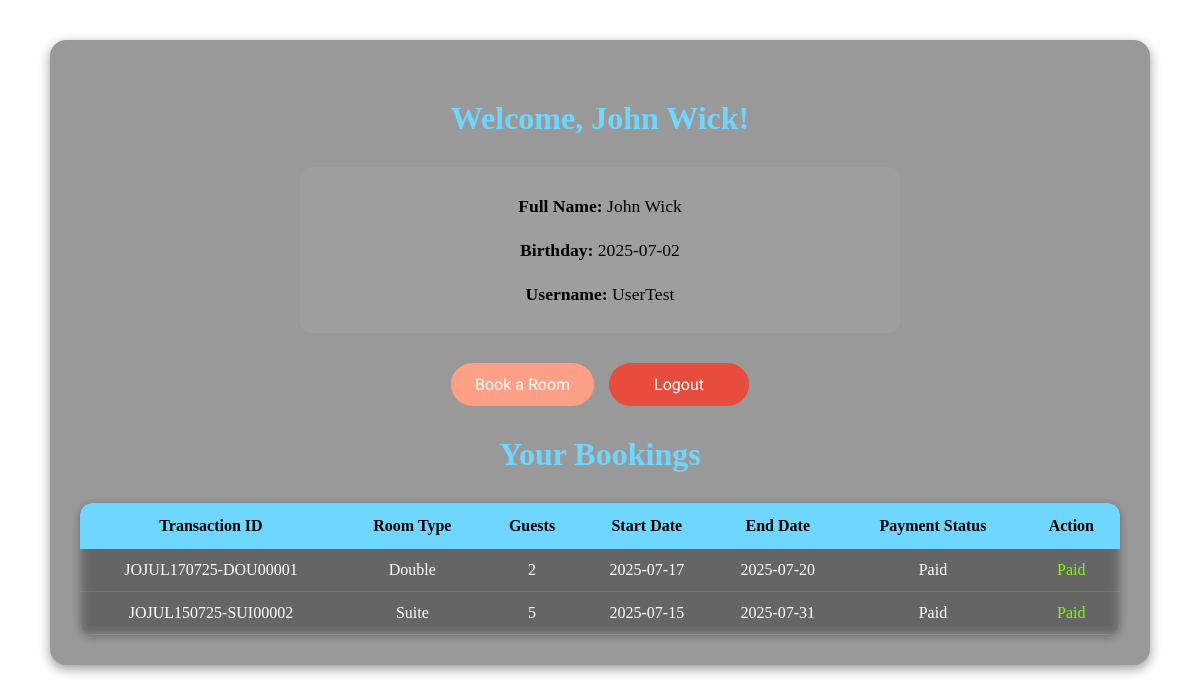
The page /MidTerm/hotel/user.php (signed in) on the database its author committed.
### tables this page shows
CREATE TABLE `usercred` (
  `userID` int(11) NOT NULL,
  `firstname` varchar(50) NOT NULL,
  `lastname` varchar(50) NOT NULL,
  `username` varchar(50) NOT NULL,
  `password` varchar(255) NOT NULL,
  `birthday` date NOT NULL
);

CREATE TABLE `bookcred` (
  `transactionID` varchar(50) NOT NULL,
  `userID` int(11) NOT NULL,
  `roomtype` varchar(50) NOT NULL,
  `guests` int(11) NOT NULL,
  `resdatestart` date NOT NULL,
  `resdateend` date NOT NULL,
  `payment_status` enum('Pending','Paid','Cancelled') DEFAULT 'Pending'
);

### MidTerm/hotel/user.php (the view, shortened to what this page needs)
<?php
$username = $_SESSION['username'];
$host = "sql300.infinityfree.com";
$db_user = "if0_39385475";
$db_pass = "EyfTf8ZDoWKAK";
$db_name = "if0_39385475_hoteldatabase";
$conn = new mysqli($host, $db_user, $db_pass, $db_name);
$stmt = $conn->prepare("SELECT userID, firstname, lastname, birthday, username FROM usercred WHERE username = ?");
$stmt->bind_param("s", $username);
$stmt->execute();
$result = $stmt->get_result();
if ($result->num_rows == 1) {
    $user = $result->fetch_assoc();
    $userID = $user['userID'];
} else {
    echo "User not found.";
    exit();
}
$booking_stmt = $conn->prepare("SELECT transactionID, roomtype, guests, resdatestart, resdateend, payment_status FROM bookcred WHERE userID = ? ORDER BY resdatestart DESC");
$booking_stmt->bind_param("i", $userID);
$booking_stmt->execute();
$booking_result = $booking_stmt->get_result();
?>
<!DOCTYPE html>
<html lang="en">
<head>
    <link rel="stylesheet" href="style.css?v=5">
</head>
<body>
<div class="dashboard">
    <h2>Welcome, <?= htmlspecialchars($user['firstname'] . ' ' . $user['lastname']) ?>!</h2>
    <div class="info">
        <p><strong>Full Name:</strong> <?= htmlspecialchars($user['firstname'] . ' ' . $user['lastname']) ?></p>
        <p><strong>Birthday:</strong> <?= htmlspecialchars($user['birthday']) ?></p>
        <p><strong>Username:</strong> <?= htmlspecialchars($user['username']) ?></p>
    </div>
    <div class="actions">
        <a href="booking.php" class="button-inline">Book a Room</a>
        <a href="logout.php" class="button-inline danger">Logout</a>
    </div>
    <h3>Your Bookings</h3>
    <?php if ($booking_result->num_rows > 0): ?>
        <div class="table-container">
            <table>
                <thead>
                    <tr>
                        <th>Transaction ID</th>
                        <th>Room Type</th>
                        <th>Guests</th>
                        <th>Start Date</th>
                        <th>End Date</th>
                        <th>Payment Status</th>
                        <th>Action</th>
                    </tr>
                </thead>
                <tbody>
                    <?php while ($booking = $booking_result->fetch_assoc()): ?>
                        <tr>
                            <td data-label="Transaction ID"><?= htmlspecialchars($booking['transactionID']) ?></td>
                            <td data-label="Room Type"><?= htmlspecialchars($booking['roomtype']) ?></td>
                            <td data-label="Guests"><?= htmlspecialchars($booking['guests']) ?></td>
                            <td data-label="Start Date"><?= htmlspecialchars($booking['resdatestart']) ?></td>
                            <td data-label="End Date"><?= htmlspecialchars($booking['resdateend']) ?></td>
                            <td data-label="Payment Status"><?= htmlspecialchars($booking['payment_status']) ?></td>
                            <td data-label="Action">
                                <?php if ($booking['payment_status'] == 'Pending'): ?>
                                    <form method="post" action="set_booking_session.php" style="margin: 0;">
                                        <input type="hidden" name="transactionID" value="<?= $booking['transactionID'] ?>">
                                        <button type="submit" class="button-inline">Pay</button>
                                    </form>
                                <?php else: ?>
                                    <span style="color: #7CFC00;">Paid</span>
                                <?php endif; ?>
                            </td>
                        </tr>
                    <?php endwhile; ?>
                </tbody>
            </table>
        </div>
    <?php else: ?>
        <div class="no-booking">You haven't made any bookings yet.</div>
    <?php endif; ?>
</div>
</body>
</html>

### MidTerm/hotel/style.css (style rules this page uses)
:root { --gap: 15px; --white: #FFFFFF; --light: #FAFAFA; --background: #1E1E2F; --color1: #FDA085; --color1g: #F6D365; --color2: #BFF098; --color2g: #6FD6FF; --color3: #EA8D8D; --color3g: #A890FE; --color4: #D8B5FF; --color4g: #1EAE98; --color5: #C6EA8D; }
* { box-sizing: border-box; }
h2, h3 { text-align: center; font-size: 2em; color: var(--color2g); margin: 30px 0; }
p { font-size: 1.2em; line-height: 1.6; text-align: center; margin: 15px auto; color: black; }
.actions { display: flex; justify-content: center; gap: 15px; margin: 30px auto; flex-wrap: wrap; }
.button-inline { font-size: 1em; background-color: var(--color1); color: white; text-decoration: none; border: none; font-family: "Varela Round", sans-serif; padding: 12px 24px; border-radius: 30px; transition: background-color 0.3s ease; cursor: pointer; display: inline-block; text-align: center; }
.button-inline.danger { background-color: #e74c3c; }

### MidTerm/hotel/user.php (style rules this page uses)
.dashboard { max-width: 1100px; margin: 40px auto; padding: 30px; background-color: rgba(0, 0, 0, 0.4); border-radius: 16px; backdrop-filter: blur(10px); color: white; box-shadow: 0 4px 12px rgba(0,0,0,0.4); }
h2, h3 { text-align: center; margin-bottom: 30px; }
.info { display: flex; flex-direction: column; align-items: center; gap: 6px; margin-bottom: 30px; background-color: rgba(255, 255, 255, 0.05); padding: 20px; border-radius: 12px; max-width: 600px; margin-left: auto; margin-right: auto; }
.info p { font-size: 1.1em; margin: 5px 0; }
.actions { display: flex; justify-content: center; gap: 15px; margin-bottom: 30px; flex-wrap: wrap; }
.button-inline { font-size: 1em; background-color: var(--color1, #FDA085); color: white; text-decoration: none; border: none; font-family: "Varela Round", sans-serif; padding: 12px 24px; border-radius: 30px; transition: background-color 0.3s ease; cursor: pointer; display: inline-block; text-align: center; min-width: 140px; }
.button-inline.danger { background-color: #e74c3c; }
.table-container { overflow-x: auto; margin-top: 20px; border-radius: 12px; box-shadow: 0 2px 10px rgba(0,0,0,0.3); }
table { width: 100%; border-collapse: collapse; background-color: rgba(255, 255, 255, 0.05); backdrop-filter: blur(5px); border-radius: 12px; overflow: hidden; }
thead { background-color: #6FD6FF; }
thead th { color: black; padding: 14px; text-align: center; font-weight: bold; }
tbody td { color: white; padding: 12px; text-align: center; border-bottom: 1px solid rgba(255,255,255,0.1); }

### rows shown on the page
usercred: firstname+lastname "John Wick", birthday "2025-07-02", username "UserTest"
bookcred: transactionID "JOJUL170725-DOU00001", roomtype "Double", guests "2", resdatestart "2025-07-17", resdateend "2025-07-20", payment_status "Paid"
bookcred: transactionID "JOJUL150725-SUI00002", roomtype "Suite", guests "5", resdatestart "2025-07-15", resdateend "2025-07-31", payment_status "Paid"
